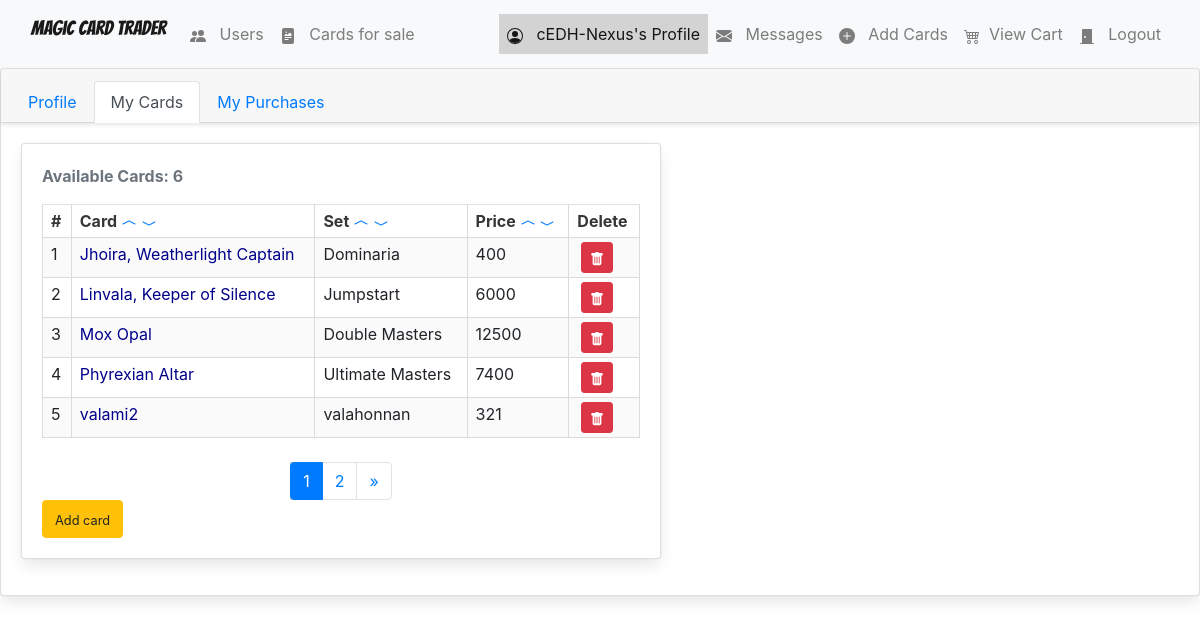
The page /profile_cards/?order_by=name&direction=asc (signed in) on the database its author committed.
### Magic/models.py (models this page shows, shortened)
class Card(models.Model):
    name = models.CharField(max_length = 150)
    set_name = models.CharField(max_length = 150)
    price = models.IntegerField()
    user = models.ForeignKey(User, on_delete=models.CASCADE)
    is_foil = models.BooleanField(default=False)
    is_ordered = models.BooleanField(default=False)
    image_url = models.TextField()

### users/views.py (the view)
# urls.py: re_path(r'^profile_cards/$', UsersView.profile_cards, name="profile_cards"),
@login_required
def profile_cards(request):
    user = request.user
    all_cards = user.card_set.all()
    order_by = request.GET.get('order_by')
    direction = request.GET.get('direction')
    if direction == 'desc':
        if order_by == 'price':
            all_cards = all_cards.order_by(order_by).reverse()
        else:
            all_cards = all_cards.order_by(Lower(order_by)).reverse()
    elif direction == 'asc':
        if order_by == 'price':
            all_cards = all_cards.order_by(order_by)
        else:
            all_cards = all_cards.order_by(Lower(order_by))
    paginator = Paginator(all_cards, 5)
    page = request.GET.get('page', 1)
    try:
        cards = paginator.page(page)
    except PageNotAnInteger:
        cards = paginator.page(1)
    except EmptyPage:
        cards = paginator.page(paginator.num_pages)
    context = {
        'all_cards': all_cards,
        'cards': cards,
        'order_by': order_by,
        'direction': direction,
        'nbar': 'profile_cards',
    }
    return render(request, 'users/profile_cards.html', context)

### direct_messages/models.py (called while the page is built)
    def get_messages(user):
        users = []
        messages = Message.objects.filter(user=user).values('to_user').annotate(last=Max('date')).order_by('-last')
        for message in messages:
            users.append({
                'user': User.objects.get(pk=message['to_user']),
                'unread': Message.objects.filter(user=user, to_user__pk=message['to_user'], is_read=False).count()
            })
        return users

### direct_messages/templatetags/messages_template_tags.py (called while the page is built)
@register.filter
def unread_message_counter(user):
    if user.is_authenticated:
        total_unread = 0
        messages = Message.get_messages(user=user)
        for message in messages:
            total_unread = total_unread + message['unread']
        return total_unread

### shopping_cart/templatetags/shopping_cart_template_tags.py (called while the page is built)
@register.filter
def cart_item_counter(user):
    if user.is_authenticated:
        qs = Order.objects.filter(is_ordered=False, owner=user.profile)
        if qs.exists():
            return qs[0].items.count()
    return 0

### users/templates/users/profile_cards.html (shortened to what this page needs)
{% extends 'magic/base.html' %}
{% load crispy_forms_tags %}
{% block body %}
<div class="card">
    <div class="card-header">
      <ul class="nav nav-tabs card-header-tabs">
        <li class="nav-item">
          <a href="{% url 'Magic:profile' %}" class="nav-link {% if nbar == 'profile' %} active {% endif %}">Profile</a>
        </li>
        <li class="nav-item">
          <a href="{% url 'Magic:profile_cards' %}" class="nav-link {% if nbar == 'profile_cards' %} active {% endif %}">My Cards</a>
        </li>
        <li class="nav-item">
          <a href="{% url 'Magic:profile_purchases' %}" class="nav-link {% if nbar == 'profile_purchases' %} active {% endif %}" tabindex="-1">My Purchases</a>
        </li>
      </ul>
    </div>
    <div class="card-body">
        <div class="card mb-3" style="max-width: 640px;">
            <div class="row no-gutters">
              <div class="col-md-12">
                <div class="card-body">
                    <p class="text-secondary basic-text">Available Cards: {{ user.card_set.count }} </p>
                    <table class="table is-striped is-narrow is-bordered">
                      <tr>
                        <th>
                          #
                        </th>
                        <th>
                          Card
                          <a href="?order_by=name&direction=asc">
                            <span class="glyphicon glyphicon-chevron-up">
                                <svg width="1em" height="1em" viewBox="0 0 16 16" class="bi bi-chevron-compact-up" fill="currentColor" xmlns="http://www.w3.org/2000/svg">
                                    <path fill-rule="evenodd" d="M7.776 5.553a.5.5 0 0 1 .448 0l6 3a.5.5 0 1 1-.448.894L8 6.56 2.224 9.447a.5.5 0 1 1-.448-.894l6-3z"/>
                                </svg>
                            </span>
                          </a>
                          <a href="?order_by=name&direction=desc">
                              <span class="glyphicon glyphicon-chevron-down">
                                  <svg width="1em" height="1em" viewBox="0 0 16 16" class="bi bi-chevron-compact-down" fill="currentColor" xmlns="http://www.w3.org/2000/svg">
                                      <path fill-rule="evenodd" d="M1.553 6.776a.5.5 0 0 1 .67-.223L8 9.44l5.776-2.888a.5.5 0 1 1 .448.894l-6 3a.5.5 0 0 1-.448 0l-6-3a.5.5 0 0 1-.223-.67z"/>
                                  </svg>
                              </span>
                          </a>
                        </th>
                        <th>
                          Set
                          <a href="?order_by=set_name&direction=asc">
                            <span class="glyphicon glyphicon-chevron-up">
                                <svg width="1em" height="1em" viewBox="0 0 16 16" class="bi bi-chevron-compact-up" fill="currentColor" xmlns="http://www.w3.org/2000/svg">
                                    <path fill-rule="evenodd" d="M7.776 5.553a.5.5 0 0 1 .448 0l6 3a.5.5 0 1 1-.448.894L8 6.56 2.224 9.447a.5.5 0 1 1-.448-.894l6-3z"/>
                                </svg>
                            </span>
                          </a>
                          <a href="?order_by=set_name&direction=desc">
                              <span class="glyphicon glyphicon-chevron-down">
                                  <svg width="1em" height="1em" viewBox="0 0 16 16" class="bi bi-chevron-compact-down" fill="currentColor" xmlns="http://www.w3.org/2000/svg">
                                      <path fill-rule="evenodd" d="M1.553 6.776a.5.5 0 0 1 .67-.223L8 9.44l5.776-2.888a.5.5 0 1 1 .448.894l-6 3a.5.5 0 0 1-.448 0l-6-3a.5.5 0 0 1-.223-.67z"/>
                                  </svg>
                              </span>
                          </a>
                        </th>
                        <th>
                          Price
                          <a href="?order_by=price&direction=asc">
                            <span class="glyphicon glyphicon-chevron-up">
                                <svg width="1em" height="1em" viewBox="0 0 16 16" class="bi bi-chevron-compact-up" fill="currentColor" xmlns="http://www.w3.org/2000/svg">
                                    <path fill-rule="evenodd" d="M7.776 5.553a.5.5 0 0 1 .448 0l6 3a.5.5 0 1 1-.448.894L8 6.56 2.224 9.447a.5.5 0 1 1-.448-.894l6-3z"/>
                                </svg>
                            </span>
                          </a>
                          <a href="?order_by=price&direction=desc">
                              <span class="glyphicon glyphicon-chevron-down">
                                  <svg width="1em" height="1em" viewBox="0 0 16 16" class="bi bi-chevron-compact-down" fill="currentColor" xmlns="http://www.w3.org/2000/svg">
                                      <path fill-rule="evenodd" d="M1.553 6.776a.5.5 0 0 1 .67-.223L8 9.44l5.776-2.888a.5.5 0 1 1 .448.894l-6 3a.5.5 0 0 1-.448 0l-6-3a.5.5 0 0 1-.223-.67z"/>
                                  </svg>
                              </span>
                          </a>
                        </th>
                        <th>
                          Delete
                        </th>
                      </tr>
                      {% for card in cards %}
                      <tr>
                        <td>
                          {{ forloop.counter }}
                        </td>
                        <td>
                          <a class="card-td-link" href="{% url 'Magic:card_detail' card.id %}">
                            {{ card.name }}
                          </a>
                        </td>
                        <td>
                          {{ card.set_name }}
                        </td>
                        <td>
                          {{ card.price }}
                        </td>
                        <td>
                          <form action="{% url 'Magic:card_delete' card.id %}" method="POST" style="display: inline;" class="mt-4 ml-1 mb-2">
                            <button class="btn btn-danger btn-sm" type="submit">
                                <span class="glyphicon glyphicon-trash">
                                </span>
                            </button>
                        </form>
                        </td>
                      </tr>
                      {% endfor %}
                    </table>
                    <nav aria-label="Page navigation">
                      {% if cards.has_other_pages %}
                          <ul class="pagination justify-content-center">
                              {% for i in cards.paginator.page_range %}
                                  {% if cards.number == i %}
                                      <li class="page-item active" aria-current="page"><span class="page-link">{{ i }} <span class="sr-only">(current)</span></span></li>
                                  {% else %}
                                      <li class="page-item"><a href="?page={{ i }}&order_by={{ order_by }}&direction={{ direction }}" class="page-link">{{ i }}</a></li>
                                  {% endif %}
                              {% endfor %}
                              {% if cards.has_next %}
                                  <li class="page-item"><a href="?page={{ cards.next_page_number }}&order_by={{ order_by }}&direction={{ direction }}" class="page-link">&raquo;</a></li>
                              {% endif %}
                          </ul>
                      {% endif %}
                  </nav>
                    <a href="{% url 'Magic:card_add' %}">
                        <button class="btn btn-warning">
                            <small>Add card</small>
                        </button>
                    </a>
                </div>
              </div>
            </div>
          </div>
    </div>
  </div>
{% endblock %}

### Magic/templates/magic/base.html (shortened to what this page needs)
{% load static %}
{% load crispy_forms_tags %}
{% load shopping_cart_template_tags %}
{% load messages_template_tags %}
<!DOCTYPE html>
<html lang="en">
    <head>
        <link rel="stylesheet" href="https://cdn.jsdelivr.net/npm/bulma@0.9.1/css/bulma.min.css">
        <link rel="stylesheet" href="https://stackpath.bootstrapcdn.com/bootstrap/4.5.2/css/bootstrap.min.css">
        <link rel="stylesheet" type="text/css" href="{% static 'magic/style.css' %}" />
    </head>
    <body data-spy="scroll" data-target="#list-example">
        <nav class="navbar navbar-inverse navbar navbar-expand-lg navbar-light bg-light">
            <div class="container-fluid">
                <div class="navbar-header ">
                    <a class="navbar-brand" href="{% url 'Magic:index' %}">Magic Card Trader</a>
                </div>
                <div class="collapsable navbar-collapse" id="navbarSupportedContent">
                    <ul class="nav navbar-nav mr-auto">
                        <li class="{% if nbar == 'users' %} {% elif nbar == 'user' %} active {% endif %} nav-item">
                            <a href="{% url 'Magic:users' %}" class="nav-link">
                                <span class="glyphicon glyphicon-user" aria-hidden="true">
                                </span>&nbsp;
                                Users
                            </a>
                        </li>
                        <li class="{% if nbar == 'cards' %} {% elif nbar == 'card' %} active {% endif %} nav-item">
                            <a href="{% url 'Magic:cards' %}" class="nav-link">
                                <span class="glyphicon glyphicon-king" aria-hidden="true">
                                </span>&nbsp;
                                Cards for sale
                            </a>
                        </li>
                    </ul>
                    {% if nbar == 'cards' %}
                            {% load crispy_forms_tags %}
                    {% endif %}
                    {% if nbar == 'users' %}
                        {% load crispy_forms_tags %}
                    {% endif %}
                    <ul class="nav navbar-nav navbar-right">
                        {% if request.user.is_authenticated %}
                            <li class="{% if nbar == 'profile' %} active  {% elif nbar == 'profile_cards' %} active {% elif nbar == 'profile_purchases' %} active {% endif %} nav-item">
                                <a href="{% url 'profile' %}" class="nav-link">
                                    <span class="glyphicon glyphicon-user" aria-hidden="true">
                                    </span>&nbsp; {{ request.user }}'s Profile
                                </a>
                            </li>
                            <li class="{% if nbar == 'messages' %} active {% endif %} nav-item">
                                <a href="{% url 'Magic:inbox' %}" class="nav-link">
                                    <span class="glyphicon glyphicon-plus" aria-hidden="true">
                                    </span>&nbsp;
                                    Messages
                                </a>
                            </li>
                            <li class="{% if nbar == 'add_cards' %} active {% endif %} nav-item">
                                <a href="{% url 'Magic:card_add' %}" class="nav-link">
                                    <span class="glyphicon glyphicon-plus" aria-hidden="true">
                                        <svg width="1em" height="1em" viewBox="0 0 16 16" class="bi bi-plus-circle-fill" fill="currentColor" xmlns="http://www.w3.org/2000/svg">
                                            <path fill-rule="evenodd" d="M16 8A8 8 0 1 1 0 8a8 8 0 0 1 16 0zM8.5 4.5a.5.5 0 0 0-1 0v3h-3a.5.5 0 0 0 0 1h3v3a.5.5 0 0 0 1 0v-3h3a.5.5 0 0 0 0-1h-3v-3z"/>
                                        </svg>
                                    </span>&nbsp; Add Cards
                                </a>
                            </li>
                            <li class="{% if nbar == 'order-summary' %} active {% endif %} nav-item">
                                <a href="{% url 'Magic:order_summary' %}" class="nav-link">
                                    <span aria-hidden="true">
                                    </span>&nbsp;View Cart
                                </a>
                            </li>
                            <li class="">
                                <a href="{% url 'logout' %}" class="nav-link">
                                    <span class="glyphicon glyphicon-off" aria-hidden="true">
                                        <svg width="1em" height="1em" viewBox="0 0 16 16" class="bi bi-door-closed-fill" fill="currentColor" xmlns="http://www.w3.org/2000/svg">
                                            <path fill-rule="evenodd" d="M4 1a1 1 0 0 0-1 1v13H1.5a.5.5 0 0 0 0 1h13a.5.5 0 0 0 0-1H13V2a1 1 0 0 0-1-1H4zm2 9a1 1 0 1 0 0-2 1 1 0 0 0 0 2z"/>
                                        </svg>
                                    </span>&nbsp; Logout
                                </a>
                            </li>
                        {% endif %}
                    </ul>
                </div>
            </div>
        </nav>
        {% block body %}
        {% endblock %}
    </body>
</html>

### Magic/static/magic/style.css (style rules this page uses)
body { background-color: white; }
html { background-color: white; }
.navbar { border-radius: 0; }
.navbar-brand { font-family: 'Bangers', cursive; }
.navbar { background-color: steelblue; }
.active { color: aqua; background-color: lightgrey; }
.basic-text { color: lightblue; font-weight: bold; }
table { align-self: center; }
.card { align-self: center; }
.user-td-link, .card-td-link { color: darkblue; }

### rows shown on the page
Card: name "Jhoira, Weatherlight Captain", set_name "Dominaria", price "400"
Card: name "Linvala, Keeper of Silence", set_name "Jumpstart", price "6000"
Card: name "Mox Opal", set_name "Double Masters", price "12500"
Card: name "Phyrexian Altar", set_name "Ultimate Masters", price "7400"
Card: name "valami2", set_name "valahonnan", price "321"

### other values the page prints
{{ request.user }} "cEDH-Nexus"
{{ user.card_set.count }} "6"
{{ i }} "1"
{{ i }} "2"
